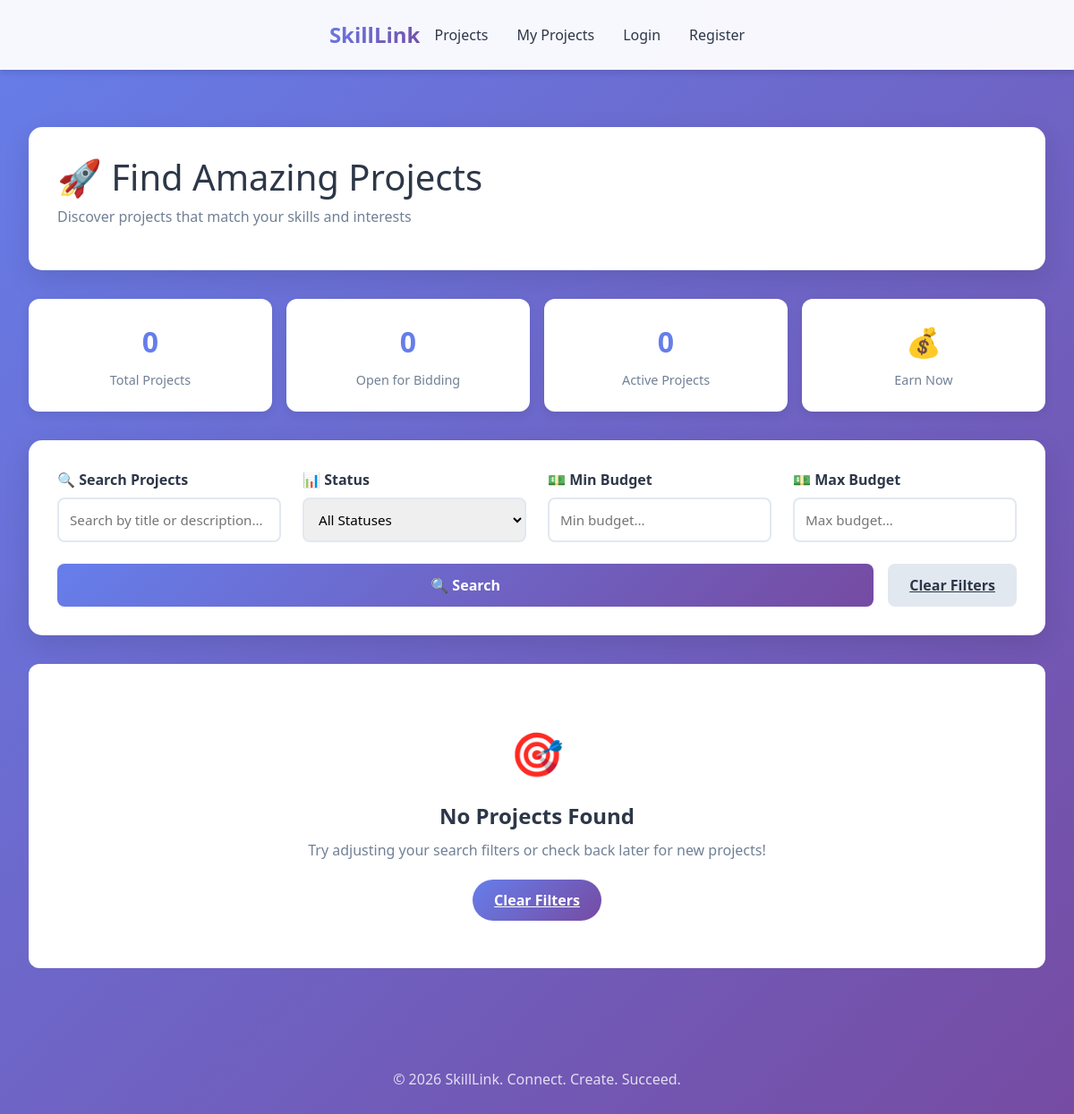
The page /projects/ on the database as committed earlier.
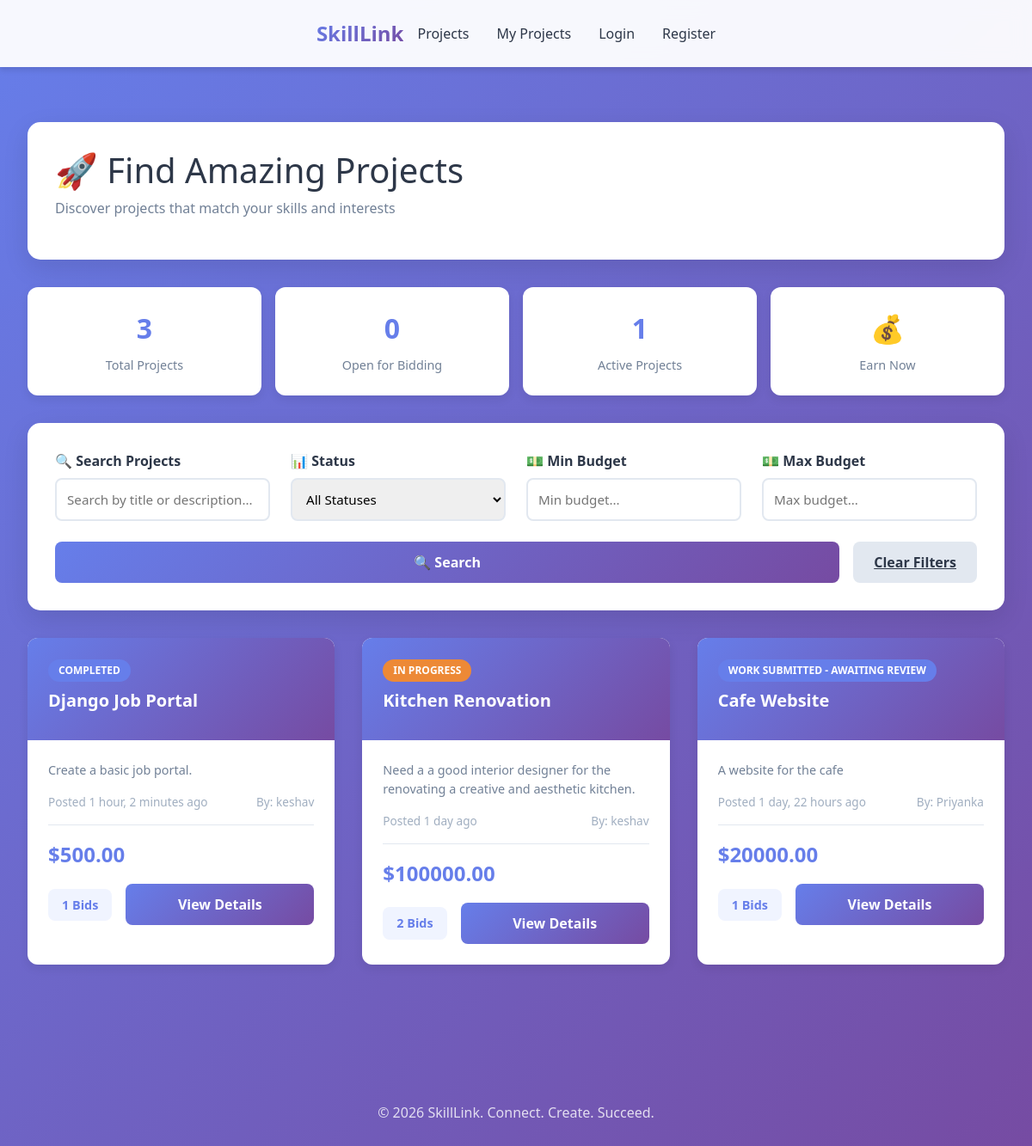
The same page on the database as committed later.
### projects/models.py (models this page shows, shortened)
class Project(models.Model):
    STATUS_CHOICES = (
        ('open', 'Open for Bidding'),
        ('in_progress', 'In Progress'),
        ('work_submitted', 'Work Submitted - Awaiting Review'),
        ('completed', 'Completed'),
        ('cancelled', 'Cancelled'),
    )
    title = models.CharField(max_length=255)
    description = models.TextField()
    budget = models.DecimalField(max_digits=10, decimal_places=2, validators=[MinValueValidator(1.00)])
    client = models.ForeignKey(settings.AUTH_USER_MODEL, on_delete=models.CASCADE, related_name='projects_posted')
    freelancer = models.ForeignKey(settings.AUTH_USER_MODEL, on_delete=models.SET_NULL, null=True, blank=True, related_name='projects_won')
    status = models.CharField(max_length=20, choices=STATUS_CHOICES, default='open')
    created_at = models.DateTimeField(auto_now_add=True)
    updated_at = models.DateTimeField(auto_now=True)
    completed_at = models.DateTimeField(null=True, blank=True)
    payment_status = models.CharField(
        max_length=20,
        choices=[
            ('not_started', 'Not Started'),
            ('escrowed', 'Funds Held in Escrow'),
            ('released', 'Payment Released'),
            ('refunded', 'Refunded'),
        ],
        default='not_started'
    )
    class Meta:
        ordering = ['-created_at']

### users/models.py (models this page shows, shortened)
class User(AbstractUser):
    IS_FREELANCER = 'freelancer'
    IS_CLIENT = 'client'
    ROLE_CHOICES = (
        (IS_FREELANCER, 'Freelancer'),
        (IS_CLIENT, 'Client'),
    )
    CATEGORY_CHOICES = (
        ('designer', 'Designer (UI/UX, Graphic, etc.)'),
        ('developer', 'Developer (Web, Mobile, Backend)'),
        ('writer', 'Writer (Content, Blog, Copy)'),
        ('marketer', 'Marketer (Digital, Social, SEO)'),
        ('translator', 'Translator'),
        ('consultant', 'Consultant & Specialist'),
        ('other', 'Other'),
    )
    role = models.CharField(max_length=10, choices=ROLE_CHOICES, default=IS_CLIENT)
    title = models.CharField(max_length=255, blank=True, null=True)
    category = models.CharField(max_length=50, choices=CATEGORY_CHOICES, blank=True, null=True)
    bio = models.TextField(blank=True, null=True)
    skills = models.JSONField(default=list, blank=True)
    profile_picture = models.ImageField(upload_to='profiles/', blank=True, null=True)

### projects/views.py (the view)
# urls.py: path('', views.ProjectListView.as_view(), name='project-list'),
class ProjectListView(ListView):
    model = Project
    template_name = 'projects/project_list.html'
    context_object_name = 'projects'
    paginate_by = 12
    def get_queryset(self):
        queryset = Project.objects.all().order_by('-created_at').annotate(
            bid_count=Count('bids')
        )
        status_filter = self.request.GET.get('status')
        if status_filter in ['open', 'in_progress', 'completed']:
            queryset = queryset.filter(status=status_filter)
        search = self.request.GET.get('search')
        if search:
            queryset = queryset.filter(
                Q(title__icontains=search) | Q(description__icontains=search)
            )
        min_budget = self.request.GET.get('min_budget')
        max_budget = self.request.GET.get('max_budget')
        if min_budget:
            queryset = queryset.filter(budget__gte=min_budget)
        if max_budget:
            queryset = queryset.filter(budget__lte=max_budget)
        return queryset
    def get_context_data(self, **kwargs):
        context = super().get_context_data(**kwargs)
        context['total_projects'] = Project.objects.count()
        context['open_projects'] = Project.objects.filter(status='open').count()
        context['active_projects'] = Project.objects.filter(status='in_progress').count()
        return context

### projects/templates/projects/project_list.html (shortened to what this page needs)
{% extends 'base.html' %}
{% load static %}
{% block extra_css %}
<link rel="stylesheet" href="{% static 'projects/css/project_styles.css' %}">
{% endblock %}
{% block content %}
<nav class="navbar">
    <div class="navbar-content">
        <a href="/" class="navbar-brand">SkillLink</a>
        <div class="navbar-links">
            <a href="{% url 'projects:project-list' %}">Projects</a>
            <a href="{% url 'projects:my-projects' %}">My Projects</a>
            {% if user.is_authenticated %}
                <span>Welcome, {{ user.username }}!</span>
                {% if user.role == 'client' %}
                    <a href="{% url 'projects:project-create' %}" class="btn-primary">Post Project</a>
                {% endif %}
                <a href="{% url 'profile' %}">Profile</a>
                <a href="{% url 'logout' %}">Logout</a>
            {% else %}
                <a href="{% url 'login' %}">Login</a>
                <a href="{% url 'register' %}">Register</a>
            {% endif %}
        </div>
    </div>
</nav>
<div class="container">
    <div class="page-header">
        <h1>🚀 Find Amazing Projects</h1>
        <p class="page-header-subtitle">Discover projects that match your skills and interests</p>
    </div>
    <div class="stats-container">
        <div class="stat-card">
            <div class="stat-number">{{ total_projects }}</div>
            <div class="stat-label">Total Projects</div>
        </div>
        <div class="stat-card">
            <div class="stat-number">{{ open_projects }}</div>
            <div class="stat-label">Open for Bidding</div>
        </div>
        <div class="stat-card">
            <div class="stat-number">{{ active_projects }}</div>
            <div class="stat-label">Active Projects</div>
        </div>
        <div class="stat-card">
            <div class="stat-number">💰</div>
            <div class="stat-label">Earn Now</div>
        </div>
    </div>
    <div class="filters-section">
        <form method="get" class="filter-form">
            <div class="filter-group">
                <div class="filter-input">
                    <label for="search">🔍 Search Projects</label>
                    <input type="text" id="search" name="search" value="{{ request.GET.search }}" placeholder="Search by title or description...">
                </div>
                <div class="filter-input">
                    <label for="status">📊 Status</label>
                    <select id="status" name="status">
                        <option value="">All Statuses</option>
                    </select>
                </div>
                <div class="filter-input">
                    <label for="min_budget">💵 Min Budget</label>
                    <input type="number" id="min_budget" name="min_budget" value="{{ request.GET.min_budget }}" placeholder="Min budget...">
                </div>
                <div class="filter-input">
                    <label for="max_budget">💵 Max Budget</label>
                    <input type="number" id="max_budget" name="max_budget" value="{{ request.GET.max_budget }}" placeholder="Max budget...">
                </div>
            </div>
            <div class="filter-buttons">
                <button type="submit" class="btn-filter btn-search">🔍 Search</button>
                <a href="{% url 'projects:project-list' %}" class="btn-filter btn-clear">Clear Filters</a>
            </div>
        </form>
    </div>
    {% if projects %}
        <div class="projects-grid">
            {% for project in projects %}
                <div class="project-card" onclick="window.location='{% url 'projects:project-detail' project.pk %}'">
                    <div class="project-header">
                        <div class="project-status" style="background:
                            {% if project.status == 'open' %}#48bb78;
                            {% elif project.status == 'in_progress' %}#ed8936;
                            {% else %}#667eea;{% endif %}">
                            {{ project.get_status_display }}
                        </div>
                        <div class="project-title">{{ project.title }}</div>
                    </div>
                    <div class="project-body">
                        <p class="project-description">{{ project.description }}</p>
                        <div class="project-meta">
                            <span>Posted {{ project.created_at|timesince }} ago</span>
                            <span>By: {{ project.client.username }}</span>
                        </div>
                        <div class="project-budget">${{ project.budget }}</div>
                        <div class="project-footer">
                            <div class="bids-count">{{ project.bid_count }} Bids</div>
                            <a href="{% url 'projects:project-detail' project.pk %}" class="btn-view">View Details</a>
                        </div>
                    </div>
                </div>
            {% endfor %}
        </div>
    {% else %}
        <div class="empty-state">
            <div class="empty-state-icon">🎯</div>
            <div class="empty-state-title">No Projects Found</div>
            <div class="empty-state-text">Try adjusting your search filters or check back later for new projects!</div>
            <a href="{% url 'projects:project-list' %}" class="btn-primary">Clear Filters</a>
        </div>
    {% endif %}
</div>
<div class="footer">
    <p>&copy; 2026 SkillLink. Connect. Create. Succeed.</p>
</div>
{% endblock %}

### users/templates/base.html (shortened to what this page needs)
<!DOCTYPE html>
<html lang="en">
<head>
    <link href="https://cdnjs.cloudflare.com/ajax/libs/font-awesome/6.4.0/css/all.min.css" rel="stylesheet">
    <link href="https://cdnjs.cloudflare.com/ajax/libs/bootstrap/5.3.0/css/bootstrap.min.css" rel="stylesheet">
    {% block extra_css %}{% endblock %}
</head>
<body>
    {% block content %}{% endblock %}
</body>
</html>

### projects/static/projects/css/project_styles.css (style rules this page uses)
.project-card { animation: fadeIn 0.5s ease-in-out; }
.project-card { transition: all 0.3s cubic-bezier(0.4, 0, 0.2, 1); }
html { scroll-behavior: smooth; }

### users/templates/base.html (style rules this page uses)
body { font-family: 'Segoe UI', Tahoma, Geneva, Verdana, sans-serif; }

Rows that differ between the two databases and show on the page:
added Project: status "COMPLETED", title "Django Job Portal", description "Create a basic job portal.", created_at "1 hour, 2 minutes", client.username "keshav", budget "500.00", bid_count "1"
added Project: status "IN PROGRESS", title "Kitchen Renovation", description "Need a a good interior designer for the renovating a creative and aesthetic kitchen.", created_at "1 day", client.username "keshav", budget "100000.00", bid_count "2"
added Project: status "WORK SUBMITTED - AWAITING REVIEW", title "Cafe Website", description "A website for the cafe", created_at "1 day, 22 hours", client.username "Priyanka", budget "20000.00", bid_count "1"
Other text that changed with them:
{{ total_projects }}: "0" → "3"
{{ active_projects }}: "0" → "1"
text no longer shown: "🎯 No Projects Found Try adjusting your search filters or check back later for new projects! Clear Filters"
